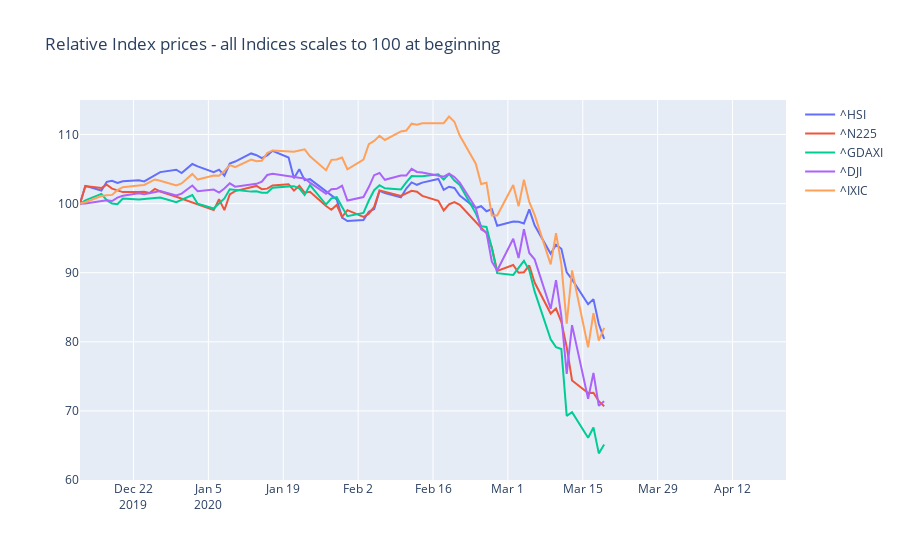

Write notebook code for a chart like this one.
### Code cell
fig = go.Figure()
for k,ticker in enumerate(tickers):
    df = df_ticker[k]
    df['relClose'] = df['Close']/df.loc['2019-12-12'].Close*100
    fig.add_trace(go.Scatter(x=df.index,  y=df['relClose'], name=ticker))
fig.update_layout(title="Relative Index prices - all Indices scales to 100 at beginning")
fig.update_yaxes(range=[60, 115])
fig.update_xaxes(range=['2019-12-12', '2020-04-22'])
fig.show()

### Figure 1 — Plotly figure (JSON) as saved in the notebook; plotly's stock layout.template omitted (floating-point values rounded to 4 significant figures; data arrays with more than 128 entries replaced by an {"elided": "..."} marker saying what was removed)
{"data": [{"name": "^HSI", "type": "scatter", "x": {"elided": "1290 str values"}, "y": {"elided": "1290 float values"}}, {"name": "^N225", "type": "scatter", "x": {"elided": "1281 str values"}, "y": {"elided": "1281 float values"}}, {"name": "^GDAXI", "type": "scatter", "x": {"elided": "1322 str values"}, "y": {"elided": "1322 float values"}}, {"name": "^DJI", "type": "scatter", "x": {"elided": "1319 str values"}, "y": {"elided": "1319 float values"}}, {"name": "^IXIC", "type": "scatter", "x": {"elided": "1319 str values"}, "y": {"elided": "1319 float values"}}], "layout": {"autosize": true, "title": {"text": "Relative Index prices - all Indices scales to 100 at beginning"}, "xaxis": {"range": ["2019-12-12", "2020-04-22"], "type": "date"}, "yaxis": {"range": [60, 115], "type": "linear"}}}
